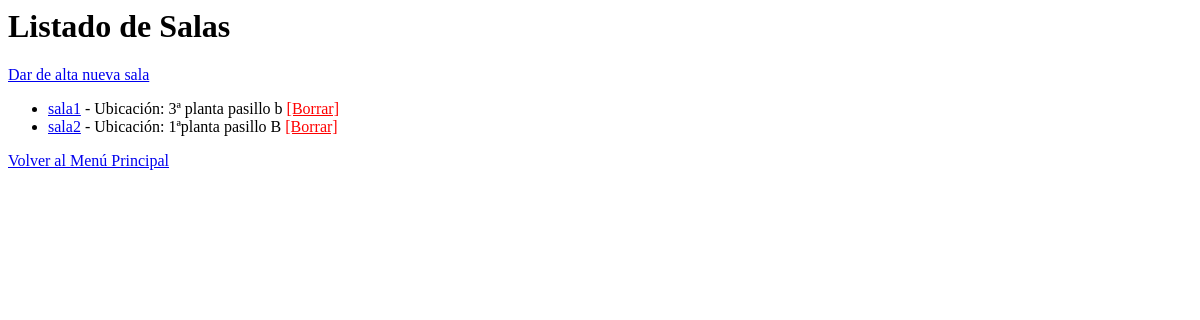
The page /salas/ on the database as committed earlier.
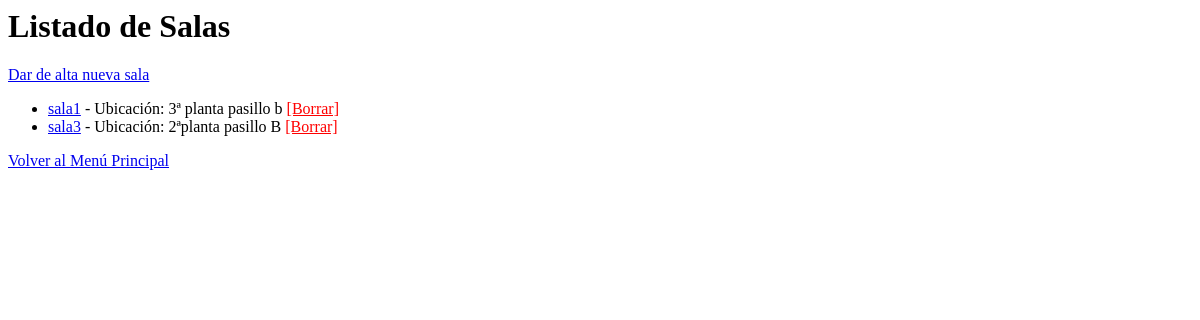
The same page on the database as committed later.
### gestion/models.py (models this page shows, shortened)
class Sala(models.Model):
    nombre = models.CharField(max_length=100)
    capacidad = models.IntegerField()
    ubicacion = models.CharField(max_length=200)
    responsable = models.OneToOneField(ResponsableSala, on_delete=models.SET_NULL, null=True, blank=True)

### gestion/views.py (the view)
# urls.py: path('salas/', views.lista_salas, name='lista_salas'),
def lista_salas(request):
    salas = Sala.objects.all()
    return render(request, 'gestion/sala_list.html', {'salas': salas})

### gestion/templates/gestion/sala_list.html
<h1>Listado de Salas</h1>
<a href="{% url 'crear_sala' %}"> Dar de alta nueva sala</a>
<ul>
    {% for sala in salas %}
        <li>
            <a href="{% url 'detalle_sala' sala.id %}">{{ sala.nombre }}</a>
            - Ubicación: {{ sala.ubicacion }}
            <a href="{% url 'eliminar_sala' sala.id %}" style="color:red;">[Borrar]</a>
        </li>
    {% endfor %}
</ul>
<a href="{% url 'inicio' %}"> Volver al Menú Principal</a>

Rows that differ between the two databases and show on the page:
removed Sala: nombre "sala2", ubicacion "1ªplanta pasillo B"
added Sala: nombre "sala3", ubicacion "2ªplanta pasillo B"
